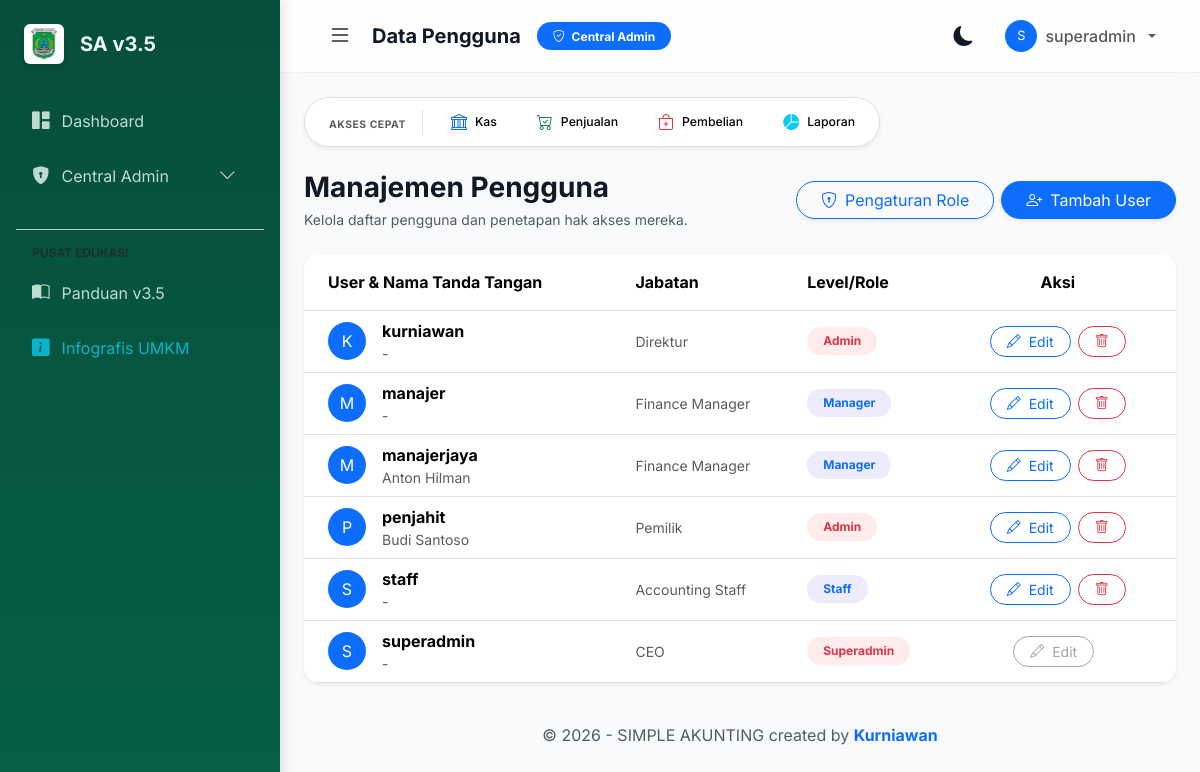
/public/user (signed in), run on the app's committed database.
### tables this page shows
CREATE TABLE IF NOT EXISTS `users` (
  `id_user` bigint(20) unsigned NOT NULL AUTO_INCREMENT,
  `tenant_id` int(11) DEFAULT 1,
  `nama_user` varchar(255) NOT NULL,
  `nama_lengkap` varchar(255) DEFAULT NULL,
  `password_hash` varchar(255) NOT NULL,
  `role` varchar(255) NOT NULL,
  `role_id` int(11) DEFAULT NULL,
  `jabatan` varchar(255) NOT NULL,
  `remember_token` varchar(100) DEFAULT NULL,
  `created_at` timestamp NULL DEFAULT NULL,
  `updated_at` timestamp NULL DEFAULT NULL,
  PRIMARY KEY (`id_user`),
  UNIQUE KEY `nama_user` (`nama_user`)
);

CREATE TABLE IF NOT EXISTS `roles` (
  `id` int(11) NOT NULL AUTO_INCREMENT,
  `role_name` varchar(50) NOT NULL,
  `description` text DEFAULT NULL,
  PRIMARY KEY (`id`)
);

### app/views/user/index.php (the view, shortened to what the rows shown need)
<div class="row">
    <div class="col-md-12">
        <div class="card border-0 shadow-sm overflow-hidden">
            <div class="card-body p-0">
                <div class="table-responsive">
                    <table class="table table-hover align-middle mb-0">
                        <thead class="bg-light">
                            <tr>
                                <th class="ps-4 py-3">User & Nama Tanda Tangan</th>
                                <th class="py-3">Jabatan</th>
                                <th class="py-3">Level/Role</th>
                                <th class="pe-4 py-3 text-center">Aksi</th>
                            </tr>
                        </thead>
                        <tbody>
                            <?php foreach ($data['users'] as $user): ?>
                            <tr>
                                <td class="ps-4">
                                    <div class="d-flex align-items-center">
                                        <div class="bg-primary text-white rounded-circle d-flex align-items-center justify-content-center me-3" style="width: 38px; height: 38px;">
                                            <?php echo strtoupper(substr($user['nama_user'], 0, 1)); ?>
                                        </div>
                                        <div>
                                            <div class="fw-bold"><?php echo htmlspecialchars($user['nama_user']); ?></div>
                                            <div class="small text-muted italic"><?php echo htmlspecialchars($user['nama_lengkap'] ?? '-'); ?></div>
                                        </div>
                                    </div>
                                </td>
                                <td>
                                    <span class="text-muted small"><?php echo htmlspecialchars($user['jabatan']); ?></span>
                                </td>
                                <td>
                                    <?php
                                        $customRole = null;
                                        if(!empty($user['role_id'])) {
                                            $customRole = $this->model('Role')->getRoleById($user['role_id'], $this->tenantId());
                                        }
                                    ?>
                                    <span class="badge rounded-pill px-3 py-2 <?php echo ($user['role'] == 'Admin' || $user['role'] == 'Superadmin') ? 'bg-danger-soft text-danger' : 'bg-primary-soft text-primary'; ?>">
                                        <?php
                                            echo $customRole ? $customRole['role_name'] : $user['role'];
                                        ?>
                                    </span>
                                </td>
                                <td class="pe-4 text-center">
                                    <div class="btn-group">
                                         <?php if ($user['nama_user'] !== 'superadmin'): ?>
                                         <a href="<?php echo BASEURL; ?>/user/edit/<?php echo $user['id_user']; ?>" class="btn btn-sm btn-outline-primary rounded-pill px-3 me-2">
                                             <i class="bi bi-pencil me-1"></i> Edit
                                         </a>
                                         <?php else: ?>
                                         <button class="btn btn-sm btn-outline-secondary rounded-pill px-3 me-2" disabled>
                                             <i class="bi bi-pencil me-1"></i> Edit
                                         </button>
                                         <?php endif; ?>
                                        <?php if ($user['id_user'] != Auth::user()['id']): ?>
                                        <button class="btn btn-sm btn-outline-danger rounded-pill px-3" onclick="if(confirm('Hapus pengguna ini?')){ window.location.href='<?php echo BASEURL; ?>/user/hapus/<?php echo $user['id_user']; ?>'; }">
                                            <i class="bi bi-trash"></i>
                                        </button>
                                        <?php endif; ?>
                                    </div>
                                </td>
                            </tr>
                            <?php endforeach; ?>
                        </tbody>
                    </table>
                </div>
            </div>
        </div>
    </div>
</div>

### app/views/templates/header.php (shortened to what the rows shown need)
<!DOCTYPE html>
<html lang="en">
<head>
    <link href="https://cdn.jsdelivr.net/npm/bootstrap@5.3.2/dist/css/bootstrap.min.css" rel="stylesheet">
    <link rel="stylesheet" href="https://cdn.jsdelivr.net/npm/bootstrap-icons@1.11.3/font/bootstrap-icons.min.css">
    <link href="https://cdn.jsdelivr.net/npm/tom-select@2.3.1/dist/css/tom-select.bootstrap5.min.css" rel="stylesheet">
</head>
<body data-theme="light">
    <?php
    $user = Auth::user();
    ?>
    <div class="main-wrapper">
        <nav class="navbar navbar-expand-lg topbar sticky-top">
            <div class="container-fluid">
                <ul class="navbar-nav ms-auto align-items-center gap-3">
                    <?php if (Auth::isLoggedIn()): ?>
                        <li class="nav-item dropdown">
                            <a class="nav-link dropdown-toggle d-flex align-items-center gap-2" href="#"
                                data-bs-toggle="dropdown">
                                <div class="bg-primary text-white rounded-circle d-flex align-items-center justify-content-center"
                                    style="width: 32px; height: 32px; font-size: 0.8rem;">
                                    <?php echo strtoupper(substr($user['name'], 0, 1)); ?>
                                </div>
                                <span class="fw-medium d-none d-sm-inline"><?php echo $user['name']; ?></span>
                            </a>
                        </li>
                    <?php endif; ?>
                </ul>
            </div>
        </nav>
        <main class="p-4">

### data on the page
users: nama_user "S", nama_user "superadmin", nama_lengkap "-", jabatan "CEO", role.role_name "Superadmin", shows "Edit"
users: nama_user "K", nama_user "kurniawan", nama_lengkap "-", jabatan "Direktur", role.role_name "Admin"
users: nama_user "M", nama_user "manajer", nama_lengkap "-", jabatan "Finance Manager", role.role_name "Manager"
users: nama_user "M", nama_user "manajerjaya", nama_lengkap "Anton Hilman", jabatan "Finance Manager", role.role_name "Manager"
users: nama_user "P", nama_user "penjahit", nama_lengkap "Budi Santoso", jabatan "Pemilik", role.role_name "Admin"
users: nama_user "S", nama_user "staff", nama_lengkap "-", jabatan "Accounting Staff", role.role_name "Staff"

### other printed values
$data['judul'] "Data Pengguna"
